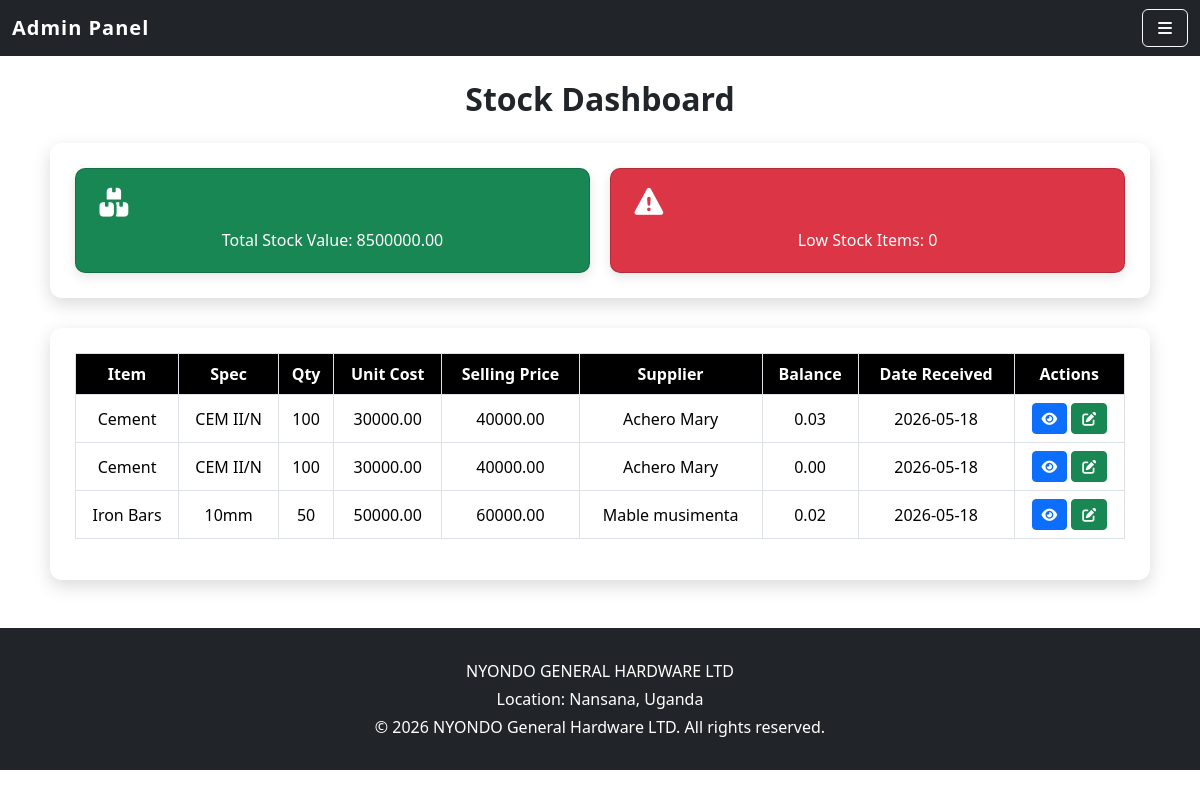
The app's page /dashboard/stock/, older data.
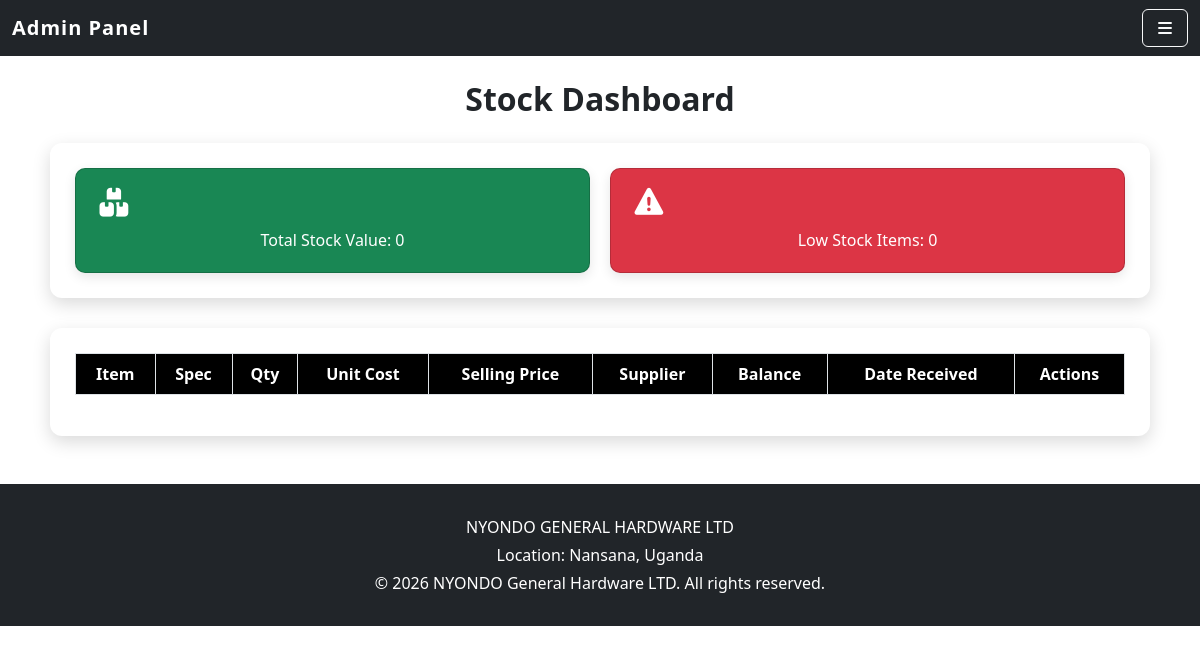
The same page, newer data.
### dupapp/models.py (models this page shows, shortened)
class Stock(models.Model):
    item_name = models.CharField(max_length=50)
    specification = models.CharField(max_length=100,blank=True)
    quantity = models.IntegerField()
    unit_cost = models.DecimalField(max_digits=10,decimal_places=2)
    selling_price = models.DecimalField(max_digits=10,decimal_places=2 )
    supplier = models.ForeignKey(Supplier,on_delete=models.CASCADE,related_name='stocks')
    date_received = models.DateTimeField(auto_now_add=True)
    payment_method = models.CharField(max_length=20,choices=[
            ('Cash', 'Cash'),
            ('Credit', 'Credit')
        ]
    )
    amount_paid = models.DecimalField(max_digits=10,decimal_places=2,default=0)
    def balance(self):
        return (self.quantity * self.unit_cost) - self.amount_paid
    def stock_value(self):
        return self.quantity * self.unit_cost

class Supplier(models.Model):
    name = models.CharField(max_length=100, unique=True)
    email = models.EmailField(unique=True)
    contact = models.CharField(max_length=20,blank=True,null=True)
    address = models.CharField(max_length=200,blank=True,null=True)

### dupapp/views.py (the view)
# urls.py: path("dashboard/stock/", views.admin_stock_dashboard, name="admin_stock_dashboard"),
def admin_stock_dashboard(request):
    stocks = Stock.objects.all()
    total_value = sum([s.stock_value() for s in stocks]) if stocks else 0
    low_stock = stocks.filter(quantity__lt=10)
    context = {
        'stocks': stocks,
        'total_value': total_value,
        'low_stock': low_stock,
    }
    return render(request, "admin_stock_dashboard.html", context)

### dupapp/templates/admin_stock_dashboard.html (shortened to what this page needs)
{% extends 'base_admin.html' %}
{% block content %}
<h2 class="page-heading">Stock Dashboard</h2>
<div class="cards-container">
  <div class="card bg-success text-white">
    <i class="fas fa-boxes"></i>
    <div>Total Stock Value: {{ total_value }}</div>
  </div>
  <div class="card bg-danger text-white">
    <i class="fas fa-exclamation-triangle"></i>
    <div>Low Stock Items: {{ low_stock.count }}</div>
  </div>
</div>
<div class="fields-container">
  <table class="table table-bordered">
    <thead>
      <tr>
        <th>Item</th>
        <th>Spec</th>
        <th>Qty</th>
        <th>Unit Cost</th>
        <th>Selling Price</th>
        <th>Supplier</th>
        <th>Balance</th>
        <th>Date Received</th>
        <th>Actions</th>
      </tr>
    </thead>
    <tbody>
      {% for stock in stocks %}
      <tr {% if stock.quantity < 10 %} class="table-danger" {% endif %}>
        <td>{{ stock.item_name }}</td>
        <td>{{ stock.specification }}</td>
        <td>{{ stock.quantity }}</td>
        <td>{{ stock.unit_cost }}</td>
        <td>{{ stock.selling_price }}</td>
        <td>{{ stock.supplier.name }}</td>
        <td>{{ stock.balance }}</td>
        <td>{{ stock.date_received|date:"Y-m-d" }}</td>
        <td>
          <a href="{% url 'view_stock' stock.id %}" class="btn btn-sm btn-primary" title="View">
            <i class="fas fa-eye"></i>
          </a>
          <a href="{% url 'edit_stock' stock.id %}" class="btn btn-sm btn-success" title="Edit">
            <i class="fas fa-edit"></i>
          </a>
        </td>
      </tr>
      {% endfor %}
    </tbody>
  </table>
</div>
{% endblock %}

Row changes from the older to the newer data that the page shows:
removed Stock: item_name "Cement", specification "CEM II/N", quantity "100", unit_cost "30000.00", selling_price "40000.00", supplier.name "Achero Mary", balance "0.03", date_received "2026-05-18"
removed Stock: item_name "Cement", specification "CEM II/N", quantity "100", unit_cost "30000.00", selling_price "40000.00", supplier.name "Achero Mary", balance "0.00", date_received "2026-05-18"
removed Stock: item_name "Iron Bars", specification "10mm", quantity "50", unit_cost "50000.00", selling_price "60000.00", supplier.name "Mable musimenta", balance "0.02", date_received "2026-05-18"
Text that changed along with them:
{{ total_value }}: "8500000.00" → "0"
